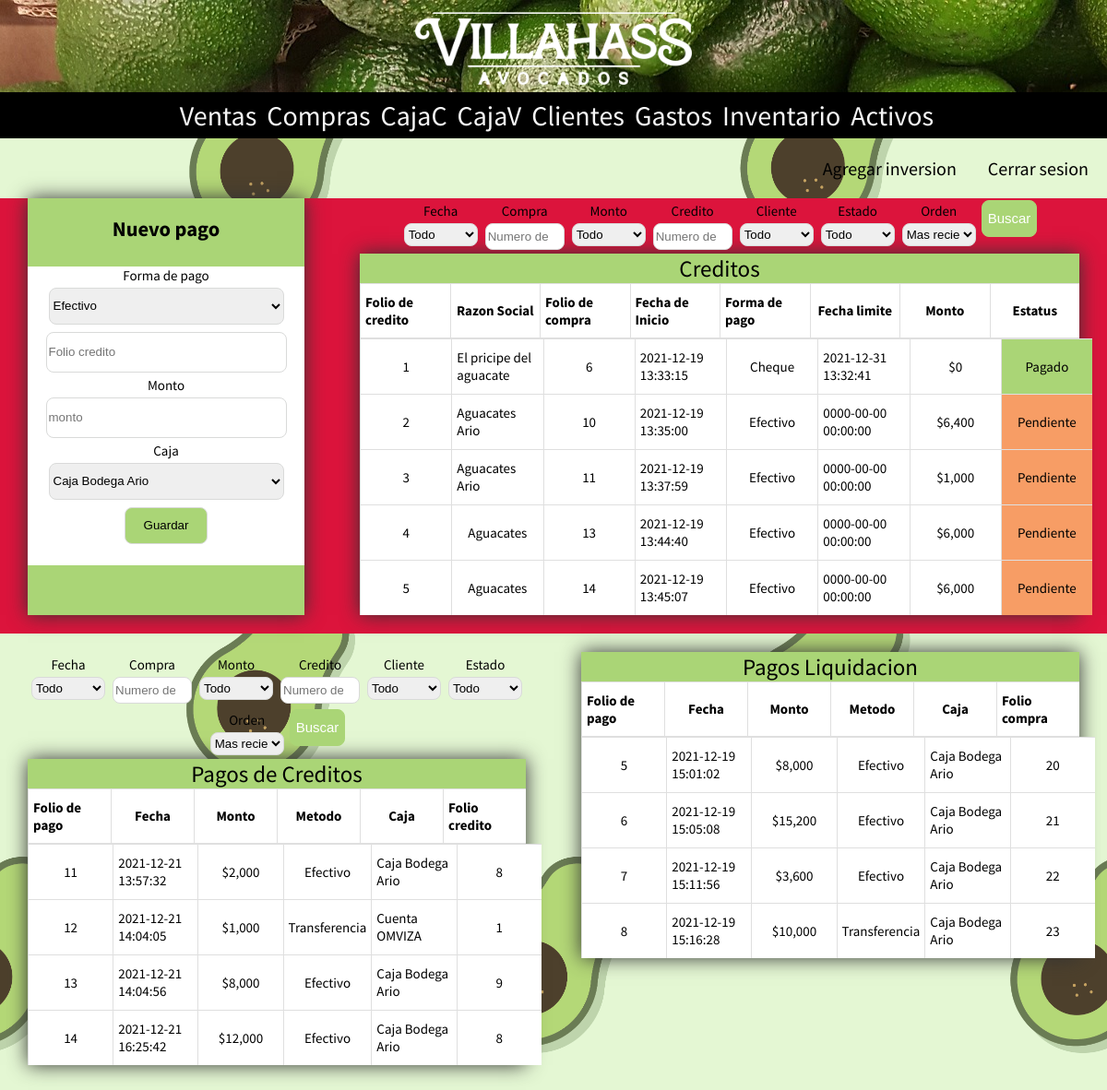
Page /caja_compras.php (signed in) on the committed database.
### tables this page shows
CREATE TABLE `credito_compra` (
  `id_creditoCom` int(11) NOT NULL,
  `fecha_inicio` datetime NOT NULL DEFAULT current_timestamp(),
  `forma_pago` varchar(40) NOT NULL,
  `fecha_limite` datetime NOT NULL,
  `monto_deuda` double NOT NULL,
  `id_compra` int(11) NOT NULL,
  `estado` tinytext NOT NULL DEFAULT 'Pendiente'
);

CREATE TABLE `cliente` (
  `id_cliente` int(11) NOT NULL,
  `Nombre` varchar(25) DEFAULT NULL,
  `ApetPa` varchar(25) DEFAULT NULL,
  `ApetMa` varchar(25) DEFAULT NULL,
  `telefono` varchar(10) DEFAULT NULL,
  `razon_social` varchar(50) DEFAULT NULL,
  `direccion` varchar(70) DEFAULT NULL
);

CREATE TABLE `pagos_compras` (
  `id_pagoCom` int(11) NOT NULL,
  `monto` double NOT NULL,
  `fecha` datetime NOT NULL DEFAULT current_timestamp(),
  `metodo` varchar(30) NOT NULL,
  `id_caja` int(11) NOT NULL,
  `id_credito` int(11) DEFAULT NULL
);

CREATE TABLE `caja` (
  `id_caja` int(11) NOT NULL,
  `nombre` varchar(30) NOT NULL,
  `dinero` double NOT NULL
);

CREATE TABLE `compras` (
  `id_compra` int(11) NOT NULL,
  `total` int(11) NOT NULL,
  `factura` varchar(40) DEFAULT NULL,
  `id_cliente` int(11) NOT NULL,
  `id_pago` int(11) DEFAULT NULL,
  `id_credito` int(11) DEFAULT NULL,
  `fecha` datetime NOT NULL DEFAULT current_timestamp()
);

### includes/metodos.php (called while the page is built)
<?php
function formatoDinero($suma){
    $dineroS = (string) $suma;
                   $cont=0;
                   $final="";
                   for ($i = strlen($dineroS)-1 ; $i >= 0; $i--){
                       if($cont == 3){
                           $final = $final.",";
                           $cont=0;
                       }
                       $final = $final.$dineroS[$i];
                       $cont++;
                   }
       $final = strrev($final);
       $final = "$".$final;
       return $final;
   }
?>

### caja_compras.php (the view, shortened to what this page needs)
<?php
    include 'includes/header.php';
    include 'includes/metodos.php';
?>
<div class="menu_caja1">
    <div class="formulario cliente">
       <div class="titulo-modal">
            <h2>Nuevo pago</h2>
       </div>
        <form action="pagos_compras.php" method="post">
            <label for="metodo">Forma de pago</label>
                <select name="metodo" id="metodo">
                    <option value="Efectivo">Efectivo</option>
                </select>
            <input type="number" placeholder="Folio credito" name="folioCredito">
            <label for="monto"> Monto </label>
            <input type="number" placeholder="monto" name="monto" id="monto">
            <label for="caja"> Caja </label>
            <select name="caja" id="caja">
                <?php
                    $cajas = "SELECT * FROM caja";
                    $resultado = mysqli_query($conn, $cajas);
                    while($row = mysqli_fetch_assoc($resultado)) {?>
                        <?php $id = $row["id_caja"]?>
                        <option value="<?php echo $id?>"> <?php echo $row["nombre"]?> </option>
                <?php } ?>
            </select>
            <input type="submit" value="Guardar">
        </form>
    </div>
    <div class="creditos__tabla">
        <?php include("filtro_creditoCom.php")?>
        <div class="tabla_creditos">
            <div class="titulo">Creditos</div>
            <div class="cabeceras-8">
                <div class="table_header">Folio de credito</div>
                <div class="table_header">Razon Social</div>
                <div class="table_header">Folio de compra</div>
                <div class="table_header">Fecha de Inicio</div>
                <div class="table_header">Forma de pago</div>
                <div class="table_header">Fecha limite</div>
                <div class="table_header">Monto</div>
                <div class="table_header">Estatus</div>
            </div>
            <?php
             $where = "";
            include("includes/filtro_creditos.php") ?>
            <div class="tabla creditos">
                    <?php
                    $creditos = "SELECT c.id_creditoCom,  cl.razon_social, c.id_compra, c.fecha_inicio, c.forma_pago,
                    c.fecha_limite, c.monto_deuda, c.estado FROM credito_compra AS c
                    INNER JOIN compras AS v
                    ON c.id_compra = v.id_compra
                    INNER JOIN cliente AS cl
                    ON v.id_cliente = cl.id_cliente
                    /*ORDER BY c.id_creditoCom DESC*/" . $where;
                    $resultado = mysqli_query($conn, $creditos);
                    while($row = mysqli_fetch_assoc($resultado)) {?>
                        <?php  $dinero = $row['monto_deuda'];
                            $final = formatoDinero($dinero); ?>
                            <div class="table_item"> <?php echo $row["id_creditoCom"] ?> </div>
                            <div class="table_item"> <?php echo $row["razon_social"] ?> </div>
                            <div class="table_item"> <?php echo $row["id_compra"] ?> </div>
                            <div class="table_item"> <?php echo $row["fecha_inicio"] ?> </div>
                            <div class="table_item"> <?php echo $row["forma_pago"] ?> </div>
                            <div class="table_item"> <?php echo $row["fecha_limite"] ?> </div>
                            <div class="table_item"> <?php echo "$final" ?> </div>
                            <?php if ($row["estado"] == "Pendiente"){?>
                            <div class="table_item estatusDebe"> <?php echo $row["estado"] ?> </div>
                            <?php } else{?>
                            <div class="table_item estatusPagado"> <?php echo $row["estado"] ?> </div>
                                <?php } ?>
                    <?php } ?>
             </div>
        </div>
    </div>
</div>
<div class="menu_caja2">
    <div class="ventas__menu">
        <?php include("filtro_creditoCom.php")?>
            <div class="tabla_pagos">
                <div class="titulo">Pagos de Creditos</div>
                <div class="cabeceras">
                    <div class="table_header">Folio de pago</div>
                    <div class="table_header">Fecha</div>
                    <div class="table_header">Monto</div>
                    <div class="table_header">Metodo</div>
                    <div class="table_header">Caja</div>
                    <div class="table_header">Folio credito</div>
                </div>
                <div class="tabla pagos">
                    <?php
                    $ventas = "SELECT a.id_pagoCom, b.nombre, a.fecha, a.monto, a.metodo, a.id_caja, a.id_credito FROM
                    pagos_compras a  INNER JOIN caja b on a.id_caja = b.id_caja WHERE a.id_credito > 0";
                    $resultado = mysqli_query($conn, $ventas);
                    while($row = mysqli_fetch_assoc($resultado)) {?>
                    <?php  $dinero = $row['monto'];
                        $dineroTabla =  formatoDinero($dinero);
                            ?>
                    <div class="table_item"> <?php echo $row["id_pagoCom"] ?> </div>
                    <div class="table_item"> <?php echo $row["fecha"] ?> </div>
                    <div class="table_item"> <?php echo "$dineroTabla" ?> </div>
                    <div class="table_item"> <?php echo $row["metodo"] ?> </div>
                    <div class="table_item"> <?php echo $row["nombre"] ?> </div>
                    <div class="table_item"> <?php echo $row["id_credito"] ?> </div>
                    <?php } ?>
                </div>
            </div>
    </div>
    <div class="ventas__menu">
        <div class="tabla_pagos">
            <div class="titulo">Pagos Liquidacion</div>
            <div class="cabeceras">
                <div class="table_header">Folio de pago</div>
                <div class="table_header">Fecha</div>
                <div class="table_header">Monto</div>
                <div class="table_header">Metodo</div>
                <div class="table_header">Caja</div>
                <div class="table_header">Folio compra</div>
            </div>
            <div class="tabla pagos">
                <?php
                $ventas = "SELECT a.id_pagoCom, b.nombre, a.fecha, a.monto, a.metodo, a.id_caja, c.id_compra
                FROM pagos_compras a INNER JOIN caja b
                on a.id_caja = b.id_caja
                INNER JOIN compras c
                ON c.id_pago = a.id_pagoCom; ";
                $resultado = mysqli_query($conn, $ventas);
                while($row = mysqli_fetch_assoc($resultado)) {?>
                <?php  $dinero = $row['monto'];
                    $dineroTabla =  formatoDinero($dinero);
                        ?>
                <div class="table_item"> <?php echo $row["id_pagoCom"] ?> </div>
                <div class="table_item"> <?php echo $row["fecha"] ?> </div>
                <div class="table_item"> <?php echo "$dineroTabla" ?> </div>
                <div class="table_item"> <?php echo $row["metodo"] ?> </div>
                <div class="table_item"> <?php echo $row["nombre"] ?> </div>
                <div class="table_item"> <?php echo $row["id_compra"] ?> </div>
                <?php } ?>
            </div>
        </div>
    </div>
</div>

### includes/cabecera.css (style rules this page uses)
body { margin: 0; padding: 0; background-color: #f5f1f1; font-family: "Source Sans Pro", sans-serif; font-size: 20px; background-image: url(../img/fondo2.jpg); background-size: contain; }
.menu_caja1 { display: flex; flex-direction: row; flex-wrap: wrap; justify-content: space-around; margin-bottom: 20px; height: auto; background: crimson; }
.menu_caja2 { display: flex; flex-direction: row; flex-wrap: wrap; justify-content: space-around; margin-bottom: 20px; width: 100%; height: auto; }
.formulario { width: 300px; height: 389px; background-color: #aad576; box-shadow: 0 0 20px #333; text-align: center; font-size: 15px; }
.cliente { height: auto; margin-bottom: 20px; }
.formulario form { width: 100%; background-color: white; margin-right: auto; margin-left: auto; display: flex; flex-direction: column; align-items: center; }
form input { width: 85%; height: 40px; margin: 4px 0; border-radius: 8px; border: 1px solid #d9dad9; }
form select { width: 85%; height: 40px; margin: 4px 0; border-radius: 8px; border: 1px solid #d9dad9; }
input[type="submit"] { margin-bottom: 23px; background: #aad576; width: auto; padding: 0 20px; }
.tabla { width: 200 px; height: 400px; display: grid; grid-template-columns: repeat(9, 1fr); grid-auto-rows: 60px; overflow-y: scroll; overflow-x: scroll; background-color: white; }
.cabeceras { width: 200 px; height: 60px; display: grid; grid-template-columns: repeat(6, 1fr); grid-auto-rows: 60px; background-color: white; }
.cabeceras-8 { width: 100%; height: 60px; display: grid; grid-template-columns: repeat(8, 1fr); grid-auto-rows: 60px; background: #fff; }
.creditos__tabla { width: 65%; background: none; height: auto; }
.ventas__menu { width: 45%; height: auto; }
.creditos { width: 101.8%; grid-template-columns: repeat(8, 1fr); margin: auto; height: 300px; margin-bottom: 20px; grid-auto-rows: 60px; }
.pagos { width: 103.1%; grid-template-columns: repeat(6, 1fr); margin: auto; height: 240px; margin-bottom: 20px; grid-auto-rows: 60px; overflow: auto; }
.table_header, .table_item { display: flex; justify-content: center; align-items: center; font-size: 15px; border-top: 1px solid #dfdfdf; border-left: 1px solid #dfdfdf; padding: 5px; }
.table_header { font-weight: bold; border-bottom: 1px solid #dfdfdf; }
.tabla_creditos { width: 100%; box-shadow: 0 0 20px #333; }
.tabla_pagos { width: 100%; box-shadow: 0 0 20px #333; }
.titulo { background-color: #aad576; display: flex; align-items: center; justify-content: center; font-size: 25px; width: 100%; }
.estatusDebe { background-color: #f79d65; }
.estatusPagado { background-color: #aad576; }
.titulo-modal { background: #aad576; padding-top: 1px; padding-bottom: 1px; margin-bottom: 7px; }

### rows in the picture
credito_compra: id_creditoCom "1", cliente.razon_social "El pricipe del aguacate", id_compra "6", fecha_inicio "2021-12-19 13:33:15", forma_pago "Cheque", fecha_limite "2021-12-31 13:32:41", monto_deuda "$0", estado "Pagado"
credito_compra: id_creditoCom "2", cliente.razon_social "Aguacates Ario", id_compra "10", fecha_inicio "2021-12-19 13:35:00", forma_pago "Efectivo", fecha_limite "0000-00-00 00:00:00", monto_deuda "$6,400", estado "Pendiente"
credito_compra: id_creditoCom "3", cliente.razon_social "Aguacates Ario", id_compra "11", fecha_inicio "2021-12-19 13:37:59", forma_pago "Efectivo", fecha_limite "0000-00-00 00:00:00", monto_deuda "$1,000", estado "Pendiente"
credito_compra: id_creditoCom "4", cliente.razon_social "Aguacates", id_compra "13", fecha_inicio "2021-12-19 13:44:40", forma_pago "Efectivo", fecha_limite "0000-00-00 00:00:00", monto_deuda "$6,000", estado "Pendiente"
credito_compra: id_creditoCom "5", cliente.razon_social "Aguacates", id_compra "14", fecha_inicio "2021-12-19 13:45:07", forma_pago "Efectivo", fecha_limite "0000-00-00 00:00:00", monto_deuda "$6,000", estado "Pendiente"
pagos_compras: id_pagoCom "11", fecha "2021-12-21 13:57:32", monto "$2,000", metodo "Efectivo", id_caja.nombre "Caja Bodega Ario", id_credito "8"
pagos_compras: id_pagoCom "12", fecha "2021-12-21 14:04:05", monto "$1,000", metodo "Transferencia", id_caja.nombre "Cuenta OMVIZA", id_credito "1"
pagos_compras: id_pagoCom "13", fecha "2021-12-21 14:04:56", monto "$8,000", metodo "Efectivo", id_caja.nombre "Caja Bodega Ario", id_credito "9"
pagos_compras: id_pagoCom "14", fecha "2021-12-21 16:25:42", monto "$12,000", metodo "Efectivo", id_caja.nombre "Caja Bodega Ario", id_credito "8"
pagos_compras: id_pagoCom "5", fecha "2021-12-19 15:01:02", monto "$8,000", metodo "Efectivo", id_caja.nombre "Caja Bodega Ario", compras.id_compra "20"
pagos_compras: id_pagoCom "6", fecha "2021-12-19 15:05:08", monto "$15,200", metodo "Efectivo", id_caja.nombre "Caja Bodega Ario", compras.id_compra "21"
pagos_compras: id_pagoCom "7", fecha "2021-12-19 15:11:56", monto "$3,600", metodo "Efectivo", id_caja.nombre "Caja Bodega Ario", compras.id_compra "22"
pagos_compras: id_pagoCom "8", fecha "2021-12-19 15:16:28", monto "$10,000", metodo "Transferencia", id_caja.nombre "Caja Bodega Ario", compras.id_compra "23"

### other values in the picture
form field caja "Caja Bodega Ario"
